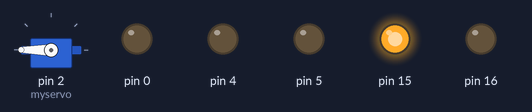
Recording of a sketch running on a simulated Arduino Uno, built for the host (arithmetic inside an expression is 32-bit, double 64-bit). On the bench: servo, output pins drawn as LEDs (lit = HIGH).

Above: at 0.05 s.
Timing chart, 0 to 4.6 s (numbered marks = the images above):
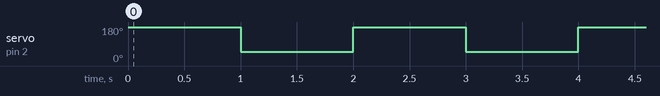

Measured:
- by itself, servo on pin 2 (myservo): alternates 180° for 1.0 s and 50° for 1.0 s

The sketch:

Servo_control.ino
```cpp
#include <esusBoard.h>
#include <Servo.h>

Servo myservo;

void setup()
{

  // init esus board
  initEsusBoard();

  myservo.attach(2);

}

void loop()
{

  myservo.write(180);

  delay(1000);

  myservo.write(50);

  delay(1000);

}
```
